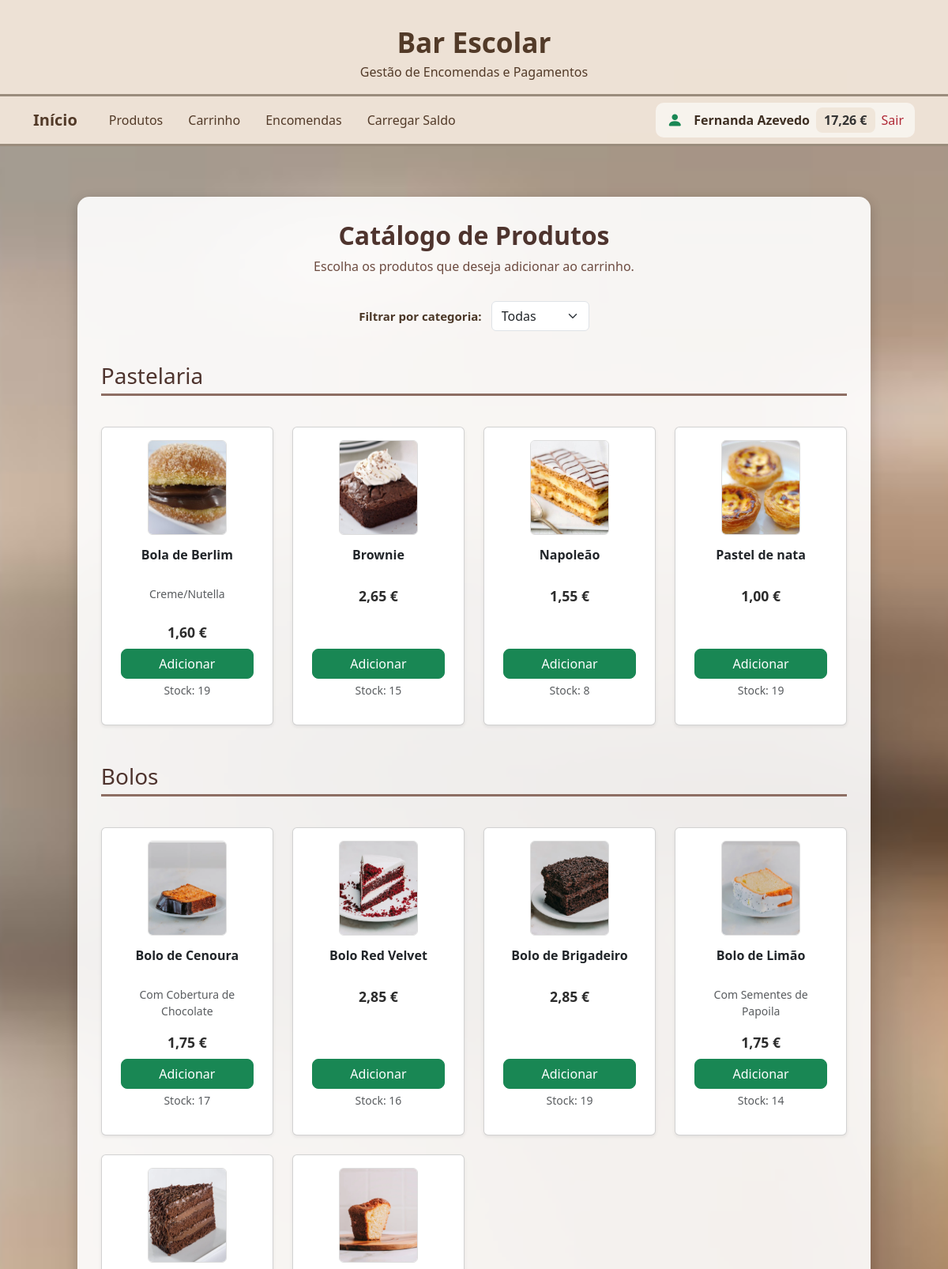
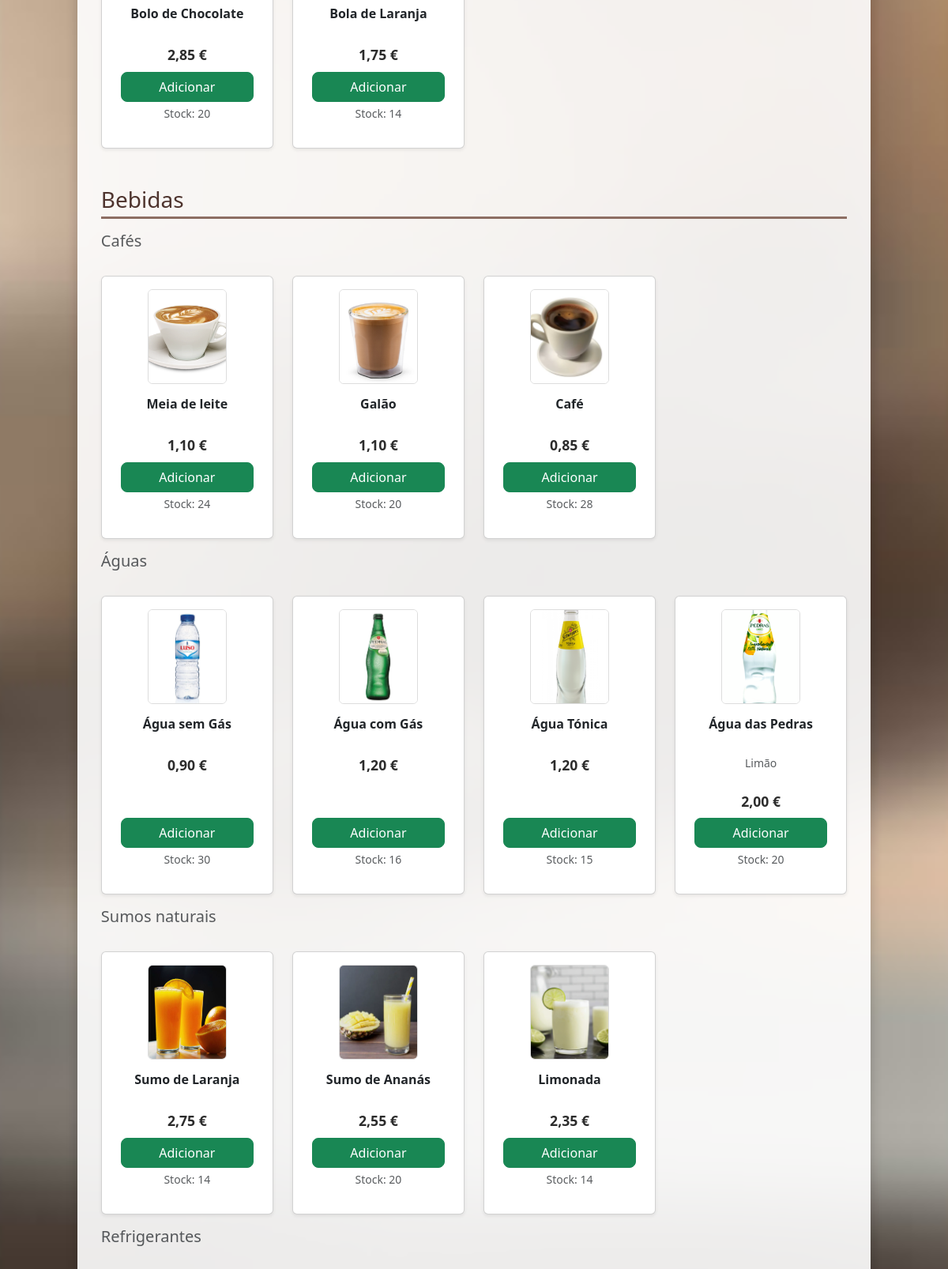
The page /produtos/ (signed in, upper part) on the database its author committed (2 pictures, top to bottom).
### app_encomenda/models.py (models this page shows, shortened)
class Utilizador(models.Model):
    TIPOS=[('aluno','Aluno'),('professor','Professor'),('funcionario','Funcionário')]
    nome=models.CharField(max_length=100, unique=True)
    email=models.EmailField(unique=True)
    tipo=models.CharField(max_length=20, choices=TIPOS)
    saldo=models.DecimalField(max_digits=8, decimal_places=2, default=0)
    password=models.CharField(max_length=128)

### app_produtos/models.py (models this page shows, shortened)
class Produto(models.Model):
    CATEGORIAS = [
        ('pastelaria', 'Pastelaria'),
        ('bolos', 'Bolos'),
        ('bebidas', 'Bebidas'),
        ('salgados', 'Salgados'),
        ('menus', 'Menus'),
    ]
    SUBCATEGORIAS = [
        ('cafes', 'Cafés'),
        ('aguas', 'Águas'),
        ('sumos', 'Sumos naturais'),
        ('refrigerantes', 'Refrigerantes'),
        ('nenhuma', 'Nenhuma'),
    ]
    nome = models.CharField(max_length=100)
    categoria = models.CharField(max_length=50, choices=CATEGORIAS)
    subcategoria = models.CharField(max_length=50, choices=SUBCATEGORIAS, default='nenhuma')
    preco = models.DecimalField(max_digits=6, decimal_places=2)
    quantidade = models.PositiveIntegerField(default=0)
    descricao = models.TextField(blank=True)
    imagem = models.ImageField(upload_to='produtos/', blank=True, null=True)

### app_produtos/views.py (the view, shortened to what this page needs)
# urls.py: path('', views.produtos, name='produtos'),
def produtos(request):
    categoria = request.GET.get('categoria')
    subcategoria = request.GET.get('subcategoria')
    categorias = dict(Produto.CATEGORIAS)
    subcategorias = dict(getattr(Produto, 'SUBCATEGORIAS', {}))
    if not categoria:
        produtos_por_categoria = {}
        for cat_key, cat_nome in categorias.items():
            if cat_key == 'bebidas':
                produtos_por_categoria[cat_nome] = {
                    sub_nome: Produto.objects.filter(categoria=cat_key, subcategoria=sub_key)
                    for sub_key, sub_nome in subcategorias.items() if sub_key != 'nenhuma'
                }
            else:
                produtos_por_categoria[cat_nome] = {
                    '': Produto.objects.filter(categoria=cat_key)
                }
        return render(request, 'app_produtos/produtos.html', {
            'produtos_por_categoria': produtos_por_categoria,
            'categorias': categorias,
            'subcategorias': subcategorias,
            'categoria_selecionada': categoria,
            'subcategoria_selecionada': subcategoria,
        })

### app_encomenda/context_processors.py (called while the page is built)
def utilizador_context(request):
    if 'utilizador_id' in request.session:
        try:
            utilizador = Utilizador.objects.get(id=request.session['utilizador_id'])
            return {'utilizador': utilizador}
        except Utilizador.DoesNotExist:
            pass
    return {'utilizador': None}

### app_produtos/templates/app_produtos/produtos.html (shortened to what this page needs)
{% extends "personal_page/base.html" %}
{% block content %}
<div class="catalogo-container">
    <div class="catalogo-header text-center mb-4">
        <h2>Catálogo de Produtos</h2>
        <p>Escolha os produtos que deseja adicionar ao carrinho.</p>
        <form method="get" class="d-inline-block mt-3">
            <label for="categoria" class="fw-bold me-2">Filtrar por categoria:</label>
            <select name="categoria" id="categoria" class="form-select d-inline-block w-auto" onchange="this.form.submit()">
                <option value="">Todas</option>
            </select>
        </form>
    </div>
    {% for categoria, subgrupos in produtos_por_categoria.items %}
        <div class="grupo mb-5">
            <h3 class="mt-4">{{ categoria }}</h3>
            {% for subcat, produtos in subgrupos.items %}
                {% if subcat %}
                    <h5 class="mt-3 text-muted">{{ subcat }}</h5>
                {% endif %}
                <div class="row g-4 mt-2">
                    {% for p in produtos %}
                        <div class="col-md-3 col-sm-6">
                            <div class="card produto-card h-100 text-center p-2 shadow-sm">
                                {% if p.imagem %}
                                    <img src="{{ p.imagem.url }}" alt="{{ p.nome }}" class="card-img-top produto-img mx-auto mt-2">
                                {% else %}
                                    <div class="sem-imagem">Sem imagem</div>
                                {% endif %}
                                <div class="card-body d-flex flex-column justify-content-between">
                                    <div>
                                        <h6 class="card-title fw-bold">{{ p.nome }}</h6>
                                        {% if p.descricao %}
                                            <p class="text-muted small">{{ p.descricao }}</p>
                                        {% endif %}
                                        <p class="preco mb-2"><strong>{{ p.preco }} €</strong></p>
                                    </div>
                                    <div class="mt-auto">
                                        {% if p.quantidade > 0 %}
                                            <a href="{% url 'adicionar_carrinho' p.id %}" class="btn btn-success w-100">Adicionar</a>
                                            <p class="text-muted small text-center mt-1">Stock: {{ p.quantidade }}</p>
                                        {% else %}
                                            <p class="text-danger fw-bold text-center mt-2">Esgotado</p>
                                        {% endif %}
                                    </div>
                                </div>
                            </div>
                        </div>
                    {% endfor %}
                </div>
            {% endfor %}
        </div>
    {% endfor %}
</div>
{% endblock %}

### personal_page/templates/personal_page/base.html (shortened to what this page needs)
{% load static %}
<!DOCTYPE html>
<html lang="pt">
<head>
    <link href="https://cdn.jsdelivr.net/npm/bootstrap@5.3.3/dist/css/bootstrap.min.css" rel="stylesheet">
    <link rel="stylesheet" href="https://cdn.jsdelivr.net/npm/bootstrap-icons@1.11.3/font/bootstrap-icons.min.css">
    <link rel="stylesheet" href="{% static 'assets/css/main.css' %}">
</head>
<body class="{% if request.path == '/' %}fundo-home{% else %}fundo-padrao{% endif %}">
    {% include "personal_page/header.html" %}
    <main class="container my-4">
        {% block content %}{% endblock %}
    </main>
</body>
</html>

### personal_page/templates/personal_page/header.html (shortened to what this page needs)
<header class="site-header">
    <div class="container text-center">
        <h1 class="site-title">Bar Escolar</h1>
        <p class="site-subtitle">Gestão de Encomendas e Pagamentos</p>
    </div>
</header>
<nav class="navbar navbar-expand-lg site-navbar">
    <div class="container d-flex justify-content-between align-items-center">
        <ul class="navbar-nav flex-row gap-3 align-items-center">
            <li class="nav-item">
                <a class="navbar-brand" href="{% url 'home' %}">Início</a>
            </li>
            <li class="nav-item">
                <a class="nav-link" href="{% url 'produtos' %}">Produtos</a>
            </li>
            <li class="nav-item">
                <a class="nav-link" href="{% url 'ver_carrinho' %}">Carrinho</a>
            </li>
            <li class="nav-item">
                <a class="nav-link" href="{% url 'encomendas' %}">Encomendas</a>
            </li>
            <li class="nav-item">
                <a class="nav-link" href="{% url 'carregar_saldo' %}">Carregar Saldo</a>
            </li>
        </ul>
        {% if utilizador %}
            <div class="user-info d-flex align-items-center gap-2">
                {% if utilizador.tipo == 'funcionario' %}
                    <i class="bi bi-gear-fill text-secondary fs-5" title="Funcionário"></i>
                {% elif utilizador.tipo == 'professor' %}
                    <i class="bi bi-mortarboard-fill text-primary fs-5" title="Professor"></i>
                {% elif utilizador.tipo == 'aluno' %}
                    <i class="bi bi-person-fill text-success fs-5" title="Aluno"></i>
                {% endif %}
                <span class="fw-semibold">{{ utilizador.nome }}</span>
                <span class="user-saldo">{{ utilizador.saldo|floatformat:2 }} €</span>
                <a class="nav-link sair" href="{% url 'logout' %}">Sair</a>
            </div>
        {% else %}
            <div>
                <a class="nav-link entrar" href="{% url 'login' %}">Login</a>
            </div>
        {% endif %}
    </div>
</nav>

### static/assets/css/main.css (style rules this page uses)
html, body { height: 100%; margin: 0; padding: 0; }
body { display: flex; flex-direction: column; min-height: 100vh; color: #3b3b3b; font-family: "Segoe UI", Roboto, Arial, sans-serif; background: none !important; }
main { background: transparent !important; box-shadow: none !important; }
.site-header, .site-navbar, .site-footer { background: rgba(243, 232, 220, 0.92); backdrop-filter: blur(3px); }
body.fundo-padrao { background: url("/static/assets/img/Fundo_Padrao.jpg") no-repeat center center fixed !important; background-size: cover !important; }
body.fundo-padrao { background: url("/static/assets/img/Fundo_Padrao.jpg") no-repeat center center fixed; background-size: cover; }
header, nav, main, footer { position: relative; z-index: 1; }
.site-header { color: #523a28; text-align: center; padding: 2rem 0 1rem; border-bottom: 3px solid #9a8c7c; }
.site-title { font-weight: 700; font-size: 2.2rem; margin: 0 0 0.3rem; }
.site-subtitle { margin: 0; font-weight: 500; }
.site-navbar { border-bottom: 3px solid #9a8c7c; padding: 0.5rem 0; }
.navbar-brand { font-weight: 700; color: #523a28 !important; text-decoration: none; }
.navbar-nav .nav-link { color: #523a28 !important; font-weight: 500; padding: 0.5rem 1rem; border-radius: 6px; transition: background 0.2s; }
.catalogo-container { width: 90%; max-width: 1300px; margin: 40px auto; background: rgba(255, 255, 255, 0.9); padding: 30px; border-radius: 15px; box-shadow: 0 4px 15px rgba(0, 0, 0, 0.2); }
.catalogo-header { text-align: center; margin-bottom: 30px; }
.catalogo-header h2 { font-weight: 700; color: #4e342e; }
.catalogo-header p { color: #6d4c41; }
.grupo { margin-top: 40px; }
.grupo h3 { color: #4e342e; border-bottom: 3px solid #8d6e63; padding-bottom: 5px; margin-bottom: 15px; }
.produto-img { width: 100px; margin-top: 8px; border-radius: 6px; border: 1px solid #ddd; }
.user-info { display: flex; align-items: center; gap: 12px; background: rgba(255, 255, 255, 0.6); padding: 6px 14px; border-radius: 10px; font-weight: 600; color: #3e2f23; }
.user-saldo { background: #f0e6da; padding: 4px 10px; border-radius: 8px; font-weight: 600; color: #3e2f23; }
form select { border: 2px solid #9a8c7c; border-radius: 8px; padding: 6px 12px; font-weight: 500; background-color: #fdfaf7; color: #523a28; }
form label { color: #4a3727; font-size: 15px; }
.produto-card { display: flex; flex-direction: column; justify-content: space-between; height: 100%; }
.produto-card .card-body { flex-grow: 1; display: flex; flex-direction: column; justify-content: space-between; }
.produto-card .btn { margin-top: auto; }
.produto-card img { height: 120px; object-fit: cover; }
.produto-card .card-title { min-height: 40px; }
.produto-card .text-muted.small { min-height: 30px; }
.produto-card .btn { border-radius: 8px; font-weight: 500; }
.produto-card .text-muted.small { color: #6c757d; }
.produto-card .preco { font-size: 1.1em; color: #2c2c2c; }
.produto-card p.text-muted.small.text-center { margin-bottom: 0; }
.user-info i { vertical-align: middle; margin-right: 6px; }
.user-saldo { font-size: 1rem; color: #333; }
.nav-link.sair { color: #b02a37; font-weight: 500; }

### rows shown on the page
Utilizador: nome "Fernanda Azevedo", saldo "17,26"
Produto: imagem (picture), nome "Bola de Berlim", descricao "Creme/Nutella", preco "1,60", quantidade "19"
Produto: imagem (picture), nome "Brownie", preco "2,65", quantidade "15"
Produto: imagem (picture), nome "Napoleão", preco "1,55", quantidade "8"
Produto: imagem (picture), nome "Pastel de nata", preco "1,00", quantidade "19"
Produto: imagem (picture), nome "Bolo de Cenoura", descricao "Com Cobertura de Chocolate", preco "1,75", quantidade "17"
Produto: imagem (picture), nome "Bolo Red Velvet", preco "2,85", quantidade "16"
Produto: imagem (picture), nome "Bolo de Brigadeiro", preco "2,85", quantidade "19"
Produto: imagem (picture), nome "Bolo de Limão", descricao "Com Sementes de Papoila", preco "1,75", quantidade "14"
Produto: imagem (picture), nome "Bolo de Chocolate", preco "2,85", quantidade "20"
Produto: imagem (picture), nome "Bola de Laranja", preco "1,75", quantidade "14"
Produto: imagem (picture), nome "Meia de leite", preco "1,10", quantidade "24"
Produto: imagem (picture), nome "Galão", preco "1,10", quantidade "20"
Produto: imagem (picture), nome "Café", preco "0,85", quantidade "28"
Produto: imagem (picture), nome "Água sem Gás", preco "0,90", quantidade "30"
Produto: imagem (picture), nome "Água com Gás", preco "1,20", quantidade "16"
Produto: imagem (picture), nome "Água Tónica", preco "1,20", quantidade "15"
Produto: imagem (picture), nome "Água das Pedras", descricao "Limão", preco "2,00", quantidade "20"
Produto: imagem (picture), nome "Sumo de Laranja", preco "2,75", quantidade "14"
Produto: imagem (picture), nome "Sumo de Ananás", preco "2,55", quantidade "20"
Produto: imagem (picture), nome "Limonada", preco "2,35", quantidade "14"

### other values the page prints
{{ categoria }} "Pastelaria" "Bolos" "Bebidas"
{{ subcat }} "Cafés" "Águas" "Sumos naturais" "Refrigerantes"
